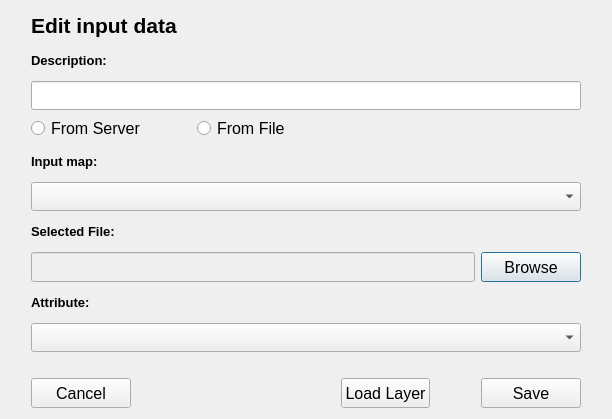
<?xml version="1.0" encoding="UTF-8"?>
<ui version="4.0">
 <class>window</class>
 <widget class="QDialog" name="window">
  <property name="enabled">
   <bool>true</bool>
  </property>
  <property name="geometry">
   <rect>
    <x>0</x>
    <y>0</y>
    <width>612</width>
    <height>419</height>
   </rect>
  </property>
  <property name="windowTitle">
   <string>Configure input properties</string>
  </property>
  <layout class="QGridLayout" name="gridLayout">
   <item row="4" column="2">
    <widget class="QRadioButton" name="radioButtonServer">
     <property name="font">
      <font>
       <pointsize>12</pointsize>
      </font>
     </property>
     <property name="text">
      <string>From Server</string>
     </property>
     <attribute name="buttonGroup">
      <string notr="true">buttonGroup</string>
     </attribute>
    </widget>
   </item>
   <item row="11" column="2">
    <spacer name="verticalSpacer">
     <property name="orientation">
      <enum>Qt::Vertical</enum>
     </property>
     <property name="sizeType">
      <enum>QSizePolicy::Fixed</enum>
     </property>
     <property name="sizeHint" stdset="0">
      <size>
       <width>20</width>
       <height>20</height>
      </size>
     </property>
    </spacer>
   </item>
   <item row="12" column="5">
    <spacer name="horizontalSpacer_2">
     <property name="orientation">
      <enum>Qt::Horizontal</enum>
     </property>
     <property name="sizeHint" stdset="0">
      <size>
       <width>40</width>
       <height>20</height>
      </size>
     </property>
    </spacer>
   </item>
   <item row="12" column="7">
    <spacer name="horizontalSpacer">
     <property name="orientation">
      <enum>Qt::Horizontal</enum>
     </property>
     <property name="sizeHint" stdset="0">
      <size>
       <width>40</width>
       <height>20</height>
      </size>
     </property>
    </spacer>
   </item>
   <item row="5" column="2">
    <widget class="QLabel" name="mapLabel">
     <property name="maximumSize">
      <size>
       <width>16777215</width>
       <height>30</height>
      </size>
     </property>
     <property name="font">
      <font>
       <pointsize>10</pointsize>
       <weight>75</weight>
       <bold>true</bold>
      </font>
     </property>
     <property name="toolTip">
      <string>Choice between input from provided file or from online mapstore.</string>
     </property>
     <property name="text">
      <string>Input map:</string>
     </property>
    </widget>
   </item>
   <item row="10" column="2" colspan="7">
    <widget class="QComboBox" name="attributeSelect">
     <property name="sizePolicy">
      <sizepolicy hsizetype="Preferred" vsizetype="Fixed">
       <horstretch>0</horstretch>
       <verstretch>0</verstretch>
      </sizepolicy>
     </property>
     <property name="maximumSize">
      <size>
       <width>16777215</width>
       <height>30</height>
      </size>
     </property>
     <property name="font">
      <font>
       <pointsize>12</pointsize>
      </font>
     </property>
     <property name="toolTip">
      <string>Attribute to use in calculations.</string>
     </property>
    </widget>
   </item>
   <item row="8" column="8">
    <widget class="QPushButton" name="fileButton">
     <property name="sizePolicy">
      <sizepolicy hsizetype="Maximum" vsizetype="Fixed">
       <horstretch>0</horstretch>
       <verstretch>0</verstretch>
      </sizepolicy>
     </property>
     <property name="minimumSize">
      <size>
       <width>100</width>
       <height>30</height>
      </size>
     </property>
     <property name="maximumSize">
      <size>
       <width>100</width>
       <height>30</height>
      </size>
     </property>
     <property name="font">
      <font>
       <pointsize>12</pointsize>
      </font>
     </property>
     <property name="text">
      <string>Browse</string>
     </property>
    </widget>
   </item>
   <item row="12" column="6">
    <widget class="QPushButton" name="loadLayerButton">
     <property name="sizePolicy">
      <sizepolicy hsizetype="Maximum" vsizetype="Fixed">
       <horstretch>0</horstretch>
       <verstretch>0</verstretch>
      </sizepolicy>
     </property>
     <property name="maximumSize">
      <size>
       <width>150</width>
       <height>30</height>
      </size>
     </property>
     <property name="font">
      <font>
       <pointsize>12</pointsize>
      </font>
     </property>
     <property name="text">
      <string>Load Layer</string>
     </property>
    </widget>
   </item>
   <item row="12" column="2">
    <widget class="QPushButton" name="cancelButton">
     <property name="sizePolicy">
      <sizepolicy hsizetype="Maximum" vsizetype="Fixed">
       <horstretch>0</horstretch>
       <verstretch>0</verstretch>
      </sizepolicy>
     </property>
     <property name="maximumSize">
      <size>
       <width>100</width>
       <height>30</height>
      </size>
     </property>
     <property name="font">
      <font>
       <pointsize>12</pointsize>
      </font>
     </property>
     <property name="text">
      <string>Cancel</string>
     </property>
    </widget>
   </item>
   <item row="7" column="2" colspan="6">
    <widget class="QLabel" name="fileLabel">
     <property name="maximumSize">
      <size>
       <width>16777215</width>
       <height>30</height>
      </size>
     </property>
     <property name="font">
      <font>
       <pointsize>10</pointsize>
       <weight>75</weight>
       <bold>true</bold>
      </font>
     </property>
     <property name="toolTip">
      <string>Location of the file to be used.</string>
     </property>
     <property name="text">
      <string>Selected File:</string>
     </property>
    </widget>
   </item>
   <item row="12" column="0">
    <spacer name="horizontalSpacer_3">
     <property name="orientation">
      <enum>Qt::Horizontal</enum>
     </property>
     <property name="sizeType">
      <enum>QSizePolicy::Fixed</enum>
     </property>
     <property name="sizeHint" stdset="0">
      <size>
       <width>20</width>
       <height>20</height>
      </size>
     </property>
    </spacer>
   </item>
   <item row="12" column="8">
    <widget class="QPushButton" name="okButton">
     <property name="sizePolicy">
      <sizepolicy hsizetype="Maximum" vsizetype="Fixed">
       <horstretch>0</horstretch>
       <verstretch>0</verstretch>
      </sizepolicy>
     </property>
     <property name="minimumSize">
      <size>
       <width>100</width>
       <height>30</height>
      </size>
     </property>
     <property name="maximumSize">
      <size>
       <width>100</width>
       <height>30</height>
      </size>
     </property>
     <property name="font">
      <font>
       <pointsize>12</pointsize>
      </font>
     </property>
     <property name="text">
      <string>Save</string>
     </property>
    </widget>
   </item>
   <item row="6" column="2" colspan="7">
    <widget class="QComboBox" name="mapSelect">
     <property name="maximumSize">
      <size>
       <width>16777215</width>
       <height>30</height>
      </size>
     </property>
     <property name="font">
      <font>
       <pointsize>12</pointsize>
      </font>
     </property>
     <property name="toolTip">
      <string/>
     </property>
    </widget>
   </item>
   <item row="3" column="2" colspan="7">
    <widget class="QLineEdit" name="descriptionText">
     <property name="maximumSize">
      <size>
       <width>16777215</width>
       <height>30</height>
      </size>
     </property>
     <property name="font">
      <font>
       <pointsize>12</pointsize>
      </font>
     </property>
    </widget>
   </item>
   <item row="9" column="2" colspan="6">
    <widget class="QLabel" name="attributeLabel">
     <property name="maximumSize">
      <size>
       <width>16777215</width>
       <height>30</height>
      </size>
     </property>
     <property name="font">
      <font>
       <pointsize>10</pointsize>
       <weight>75</weight>
       <bold>true</bold>
      </font>
     </property>
     <property name="text">
      <string>Attribute:</string>
     </property>
    </widget>
   </item>
   <item row="1" column="2" colspan="6">
    <widget class="QLabel" name="titleLabel">
     <property name="sizePolicy">
      <sizepolicy hsizetype="Preferred" vsizetype="Maximum">
       <horstretch>0</horstretch>
       <verstretch>0</verstretch>
      </sizepolicy>
     </property>
     <property name="maximumSize">
      <size>
       <width>16777215</width>
       <height>30</height>
      </size>
     </property>
     <property name="font">
      <font>
       <pointsize>16</pointsize>
       <weight>75</weight>
       <bold>true</bold>
      </font>
     </property>
     <property name="text">
      <string>Edit input data</string>
     </property>
    </widget>
   </item>
   <item row="12" column="10">
    <spacer name="horizontalSpacer_5">
     <property name="orientation">
      <enum>Qt::Horizontal</enum>
     </property>
     <property name="sizeType">
      <enum>QSizePolicy::Fixed</enum>
     </property>
     <property name="sizeHint" stdset="0">
      <size>
       <width>20</width>
       <height>20</height>
      </size>
     </property>
    </spacer>
   </item>
   <item row="2" column="2" colspan="6">
    <widget class="QLabel" name="descriptionLabel">
     <property name="maximumSize">
      <size>
       <width>16777215</width>
       <height>30</height>
      </size>
     </property>
     <property name="font">
      <font>
       <pointsize>10</pointsize>
       <weight>75</weight>
       <bold>true</bold>
      </font>
     </property>
     <property name="toolTip">
      <string>Description of the input data.</string>
     </property>
     <property name="text">
      <string>Description:</string>
     </property>
    </widget>
   </item>
   <item row="8" column="2" colspan="6">
    <widget class="QLineEdit" name="fileNameText">
     <property name="enabled">
      <bool>false</bool>
     </property>
     <property name="maximumSize">
      <size>
       <width>16777215</width>
       <height>30</height>
      </size>
     </property>
     <property name="font">
      <font>
       <pointsize>12</pointsize>
      </font>
     </property>
     <property name="readOnly">
      <bool>true</bool>
     </property>
    </widget>
   </item>
   <item row="4" column="4">
    <widget class="QRadioButton" name="radioButtonFile">
     <property name="font">
      <font>
       <pointsize>12</pointsize>
      </font>
     </property>
     <property name="text">
      <string>From File</string>
     </property>
     <attribute name="buttonGroup">
      <string notr="true">buttonGroup</string>
     </attribute>
    </widget>
   </item>
   <item row="4" column="3">
    <spacer name="horizontalSpacer_4">
     <property name="orientation">
      <enum>Qt::Horizontal</enum>
     </property>
     <property name="sizeHint" stdset="0">
      <size>
       <width>40</width>
       <height>20</height>
      </size>
     </property>
    </spacer>
   </item>
  </layout>
 </widget>
 <resources/>
 <connections/>
 <buttongroups>
  <buttongroup name="buttonGroup"/>
 </buttongroups>
</ui>
